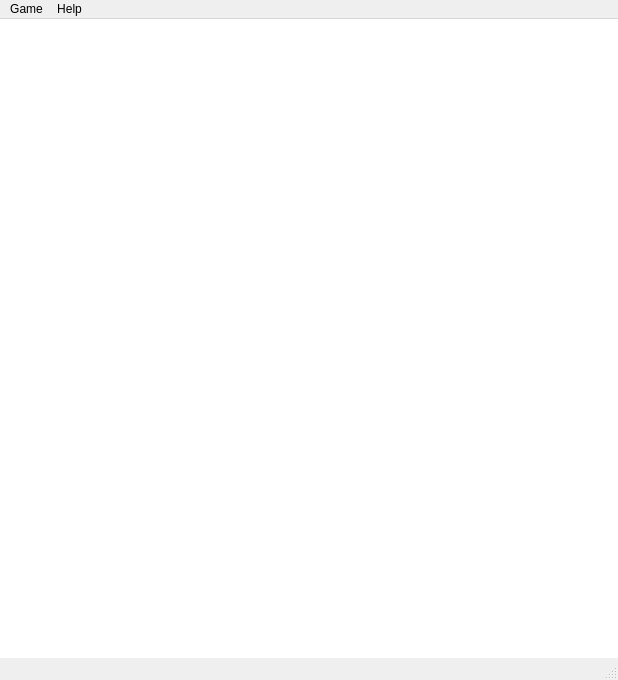
<?xml version="1.0" encoding="UTF-8"?>
<ui version="4.0">
 <class>MainWindow</class>
 <widget class="QMainWindow" name="MainWindow">
  <property name="geometry">
   <rect>
    <x>0</x>
    <y>0</y>
    <width>618</width>
    <height>680</height>
   </rect>
  </property>
  <property name="windowTitle">
   <string>Five Hundred</string>
  </property>
  <widget class="QWidget" name="centralWidget">
   <layout class="QVBoxLayout" name="verticalLayout">
    <property name="spacing">
     <number>0</number>
    </property>
    <property name="margin">
     <number>0</number>
    </property>
    <item>
     <widget class="QGraphicsView" name="graphicsView">
      <property name="minimumSize">
       <size>
        <width>600</width>
        <height>600</height>
       </size>
      </property>
      <property name="styleSheet">
       <string notr="true"/>
      </property>
      <property name="frameShape">
       <enum>QFrame::NoFrame</enum>
      </property>
      <property name="lineWidth">
       <number>0</number>
      </property>
     </widget>
    </item>
   </layout>
  </widget>
  <widget class="QMenuBar" name="menuBar">
   <property name="geometry">
    <rect>
     <x>0</x>
     <y>0</y>
     <width>618</width>
     <height>27</height>
    </rect>
   </property>
   <widget class="QMenu" name="menuGame">
    <property name="title">
     <string>Game</string>
    </property>
    <addaction name="actionNew_Game"/>
    <addaction name="actionEnd_Game"/>
    <addaction name="separator"/>
    <addaction name="actionExit"/>
   </widget>
   <widget class="QMenu" name="menuHelp">
    <property name="title">
     <string>Help</string>
    </property>
    <addaction name="actionWebsite"/>
    <addaction name="separator"/>
    <addaction name="separator"/>
    <addaction name="actionAbout"/>
   </widget>
   <addaction name="menuGame"/>
   <addaction name="menuHelp"/>
  </widget>
  <widget class="QStatusBar" name="statusBar"/>
  <action name="actionNew_Game">
   <property name="text">
    <string>New Game</string>
   </property>
   <property name="toolTip">
    <string>New Game</string>
   </property>
  </action>
  <action name="actionExit">
   <property name="text">
    <string>Exit</string>
   </property>
  </action>
  <action name="actionWebsite">
   <property name="text">
    <string>Website</string>
   </property>
  </action>
  <action name="actionAbout">
   <property name="text">
    <string>About</string>
   </property>
  </action>
  <action name="actionEnd_Game">
   <property name="text">
    <string>End Game</string>
   </property>
  </action>
 </widget>
 <layoutdefault spacing="6" margin="11"/>
 <resources/>
 <connections/>
</ui>
